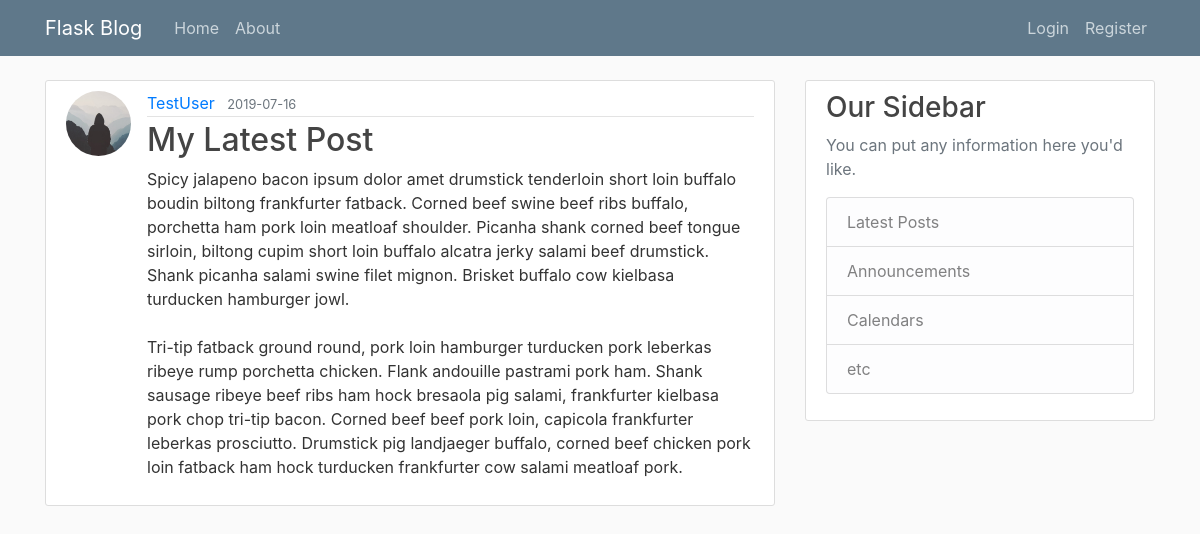
The app's page /post/22 with its own data.
### flaskblog/models.py (models this page shows, shortened)
class User(db.Model, UserMixin):
    id = db.Column(db.Integer, primary_key=True)
    username = db.Column(db.String(20), unique=True, nullable=False)
    email = db.Column(db.String(120), unique=True, nullable=False)
    image_file = db.Column(db.String(20), nullable=False, default='default.jpg')
    password = db.Column(db.String(60), nullable=False)
    posts = db.relationship('Post', backref='author', lazy=True)

class Post(db.Model):
    id = db.Column(db.Integer, primary_key=True)
    title = db.Column(db.String(100), nullable=False)
    date_posted = db.Column(db.DateTime, nullable=False, default=datetime.utcnow)
    content = db.Column(db.Text, nullable=False)
    user_id = db.Column(db.Integer, db.ForeignKey('user.id'), nullable=False)

### flaskblog/posts/routes.py (the view)
@posts.route("/post/<int:post_id>")
def post(post_id):
    post = Post.query.get_or_404(post_id)
    return render_template('post.html', title = post.title, post = post)

### flaskblog/templates/post.html (shortened to what this page needs)
{% extends "layout.html" %}
{% block content %}
    <article class="media content-section">
        <img class="rounded-circle article-img" src="{{ url_for('static', filename='profile_pics/' + post.author.image_file) }}" alt="Profile Picture">
        <div class="media-body">
            <div class="article-metadata">
                <a class="mr-2" href="{{ url_for('users.user_posts', username = post.author.username) }}">{{ post.author.username }}</a>
                <small class="text-muted">{{ post.date_posted.strftime('%Y-%m-%d') }}</small>
            </div>
            <h2 class="article-title">{{ post.title }}</h2>
            <p class="article-content">{{ post.content }}</p>
        </div>
    </article>
{% endblock content %}

### flaskblog/static/main.css (style rules this page uses)
body { background: #fafafa; color: #333333; margin-top: 5rem; }
h1, h2, h3, h4, h5, h6 { color: #444444; }
.content-section { background: #ffffff; padding: 10px 20px; border: 1px solid #dddddd; border-radius: 3px; margin-bottom: 20px; }
.article-title { color: #444444; }
.article-content { white-space: pre-line; }
.article-img { height: 65px; width: 65px; margin-right: 16px; }
.article-metadata { padding-bottom: 1px; margin-bottom: 4px; border-bottom: 1px solid #e3e3e3 }

### records on screen
User: image_file (placeholder picture), author.username "TestUser"
Post: date_posted "2019-07-16", title "My Latest Post", content "Spicy jalapeno bacon ipsum dolor amet drumstick tenderloin short loin buffalo boudin biltong frankfurter fatback. Corned beef swine beef ribs buffalo, porchetta ham pork loin meatloaf shoulder. Picanha shank corned beef tongue sirloin, biltong cupim short loin buffalo alcatra jerky salami beef drumstick. Shank picanha salami swine filet mignon. Brisket buffalo cow kielbasa turducken hamburger jowl. Tri-tip fatback ground round, pork loin hamburger turducken pork leberkas ribeye rump porchetta chicken. Flank andouille pastrami pork ham. Shank sausage ribeye beef ribs ham hock bresaola pig salami, frankfurter kielbasa pork chop tri-tip bacon. Corned beef beef pork loin, capicola frankfurter…"
